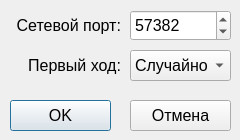
<?xml version="1.0" encoding="UTF-8"?>
<ui version="4.0">
 <class>SettingsDialog</class>
 <widget class="QDialog" name="SettingsDialog">
  <property name="geometry">
   <rect>
    <x>0</x>
    <y>0</y>
    <width>240</width>
    <height>140</height>
   </rect>
  </property>
  <property name="sizePolicy">
   <sizepolicy hsizetype="Fixed" vsizetype="Fixed">
    <horstretch>0</horstretch>
    <verstretch>0</verstretch>
   </sizepolicy>
  </property>
  <property name="minimumSize">
   <size>
    <width>240</width>
    <height>140</height>
   </size>
  </property>
  <property name="maximumSize">
   <size>
    <width>240</width>
    <height>140</height>
   </size>
  </property>
  <property name="windowTitle">
   <string>Настройки</string>
  </property>
  <widget class="QLabel" name="lPort">
   <property name="geometry">
    <rect>
     <x>10</x>
     <y>10</y>
     <width>111</width>
     <height>31</height>
    </rect>
   </property>
   <property name="font">
    <font>
     <pointsize>12</pointsize>
    </font>
   </property>
   <property name="text">
    <string>Сетевой порт:</string>
   </property>
   <property name="alignment">
    <set>Qt::AlignRight|Qt::AlignTrailing|Qt::AlignVCenter</set>
   </property>
   <property name="buddy">
    <cstring>sbPort</cstring>
   </property>
  </widget>
  <widget class="QSpinBox" name="sbPort">
   <property name="geometry">
    <rect>
     <x>130</x>
     <y>10</y>
     <width>101</width>
     <height>31</height>
    </rect>
   </property>
   <property name="font">
    <font>
     <pointsize>12</pointsize>
    </font>
   </property>
   <property name="whatsThis">
    <string>&lt;html&gt;&lt;head/&gt;&lt;body&gt;&lt;p&gt;&lt;span style=&quot; font-size:10pt;&quot;&gt;Номер порта для сервера (&lt;/span&gt;&lt;span style=&quot; font-size:10pt; font-style:italic;&quot;&gt;&amp;quot;Ждать подключения&amp;quot;&lt;/span&gt;&lt;span style=&quot; font-size:10pt;&quot;&gt;) и клиента (&lt;/span&gt;&lt;span style=&quot; font-size:10pt; font-style:italic;&quot;&gt;&amp;quot;Подключиться&amp;quot;&lt;/span&gt;&lt;span style=&quot; font-size:10pt;&quot;&gt;)&lt;/span&gt;&lt;/p&gt;&lt;/body&gt;&lt;/html&gt;</string>
   </property>
   <property name="maximum">
    <number>65535</number>
   </property>
   <property name="value">
    <number>57382</number>
   </property>
  </widget>
  <widget class="QLabel" name="lFirstMove">
   <property name="geometry">
    <rect>
     <x>10</x>
     <y>50</y>
     <width>111</width>
     <height>31</height>
    </rect>
   </property>
   <property name="font">
    <font>
     <pointsize>12</pointsize>
    </font>
   </property>
   <property name="text">
    <string>Первый ход:</string>
   </property>
   <property name="alignment">
    <set>Qt::AlignRight|Qt::AlignTrailing|Qt::AlignVCenter</set>
   </property>
   <property name="buddy">
    <cstring>cbFirstMove</cstring>
   </property>
  </widget>
  <widget class="QComboBox" name="cbFirstMove">
   <property name="geometry">
    <rect>
     <x>130</x>
     <y>50</y>
     <width>101</width>
     <height>31</height>
    </rect>
   </property>
   <property name="font">
    <font>
     <pointsize>12</pointsize>
    </font>
   </property>
   <property name="whatsThis">
    <string>&lt;html&gt;&lt;head/&gt;&lt;body&gt;&lt;p&gt;&lt;span style=&quot; font-size:10pt;&quot;&gt;Эта настройка только для cервера (&lt;/span&gt;&lt;span style=&quot; font-size:10pt; font-style:italic;&quot;&gt;&amp;quot;Ждать подключения&amp;quot;&lt;/span&gt;&lt;span style=&quot; font-size:10pt;&quot;&gt;):&lt;/span&gt;&lt;/p&gt;&lt;p&gt;&lt;span style=&quot; font-size:10pt; font-weight:600;&quot;&gt;Случайно&lt;/span&gt;&lt;span style=&quot; font-size:10pt;&quot;&gt; - выбрать случайно, кто будет ходить первым&lt;/span&gt;&lt;/p&gt;&lt;p&gt;&lt;span style=&quot; font-size:10pt; font-weight:600;&quot;&gt;Сервер&lt;/span&gt;&lt;span style=&quot; font-size:10pt;&quot;&gt; - первым ходите Вы&lt;/span&gt;&lt;/p&gt;&lt;p&gt;&lt;span style=&quot; font-size:10pt; font-weight:600;&quot;&gt;Клиент&lt;/span&gt;&lt;span style=&quot; font-size:10pt;&quot;&gt; - первым ходит противник&lt;/span&gt;&lt;/p&gt;&lt;/body&gt;&lt;/html&gt;</string>
   </property>
   <item>
    <property name="text">
     <string>Случайно</string>
    </property>
   </item>
   <item>
    <property name="text">
     <string>Сервер</string>
    </property>
   </item>
   <item>
    <property name="text">
     <string>Клиент</string>
    </property>
   </item>
  </widget>
  <widget class="QPushButton" name="bOK">
   <property name="geometry">
    <rect>
     <x>10</x>
     <y>100</y>
     <width>101</width>
     <height>31</height>
    </rect>
   </property>
   <property name="font">
    <font>
     <pointsize>12</pointsize>
    </font>
   </property>
   <property name="text">
    <string>OK</string>
   </property>
   <property name="default">
    <bool>true</bool>
   </property>
  </widget>
  <widget class="QPushButton" name="bCancel">
   <property name="geometry">
    <rect>
     <x>130</x>
     <y>100</y>
     <width>101</width>
     <height>31</height>
    </rect>
   </property>
   <property name="font">
    <font>
     <pointsize>12</pointsize>
    </font>
   </property>
   <property name="text">
    <string>Отмена</string>
   </property>
  </widget>
 </widget>
 <layoutdefault spacing="6" margin="11"/>
 <resources/>
 <connections>
  <connection>
   <sender>bOK</sender>
   <signal>clicked()</signal>
   <receiver>SettingsDialog</receiver>
   <slot>accept()</slot>
   <hints>
    <hint type="sourcelabel">
     <x>68</x>
     <y>113</y>
    </hint>
    <hint type="destinationlabel">
     <x>9</x>
     <y>83</y>
    </hint>
   </hints>
  </connection>
  <connection>
   <sender>bCancel</sender>
   <signal>clicked()</signal>
   <receiver>SettingsDialog</receiver>
   <slot>reject()</slot>
   <hints>
    <hint type="sourcelabel">
     <x>184</x>
     <y>110</y>
    </hint>
    <hint type="destinationlabel">
     <x>121</x>
     <y>85</y>
    </hint>
   </hints>
  </connection>
 </connections>
</ui>
